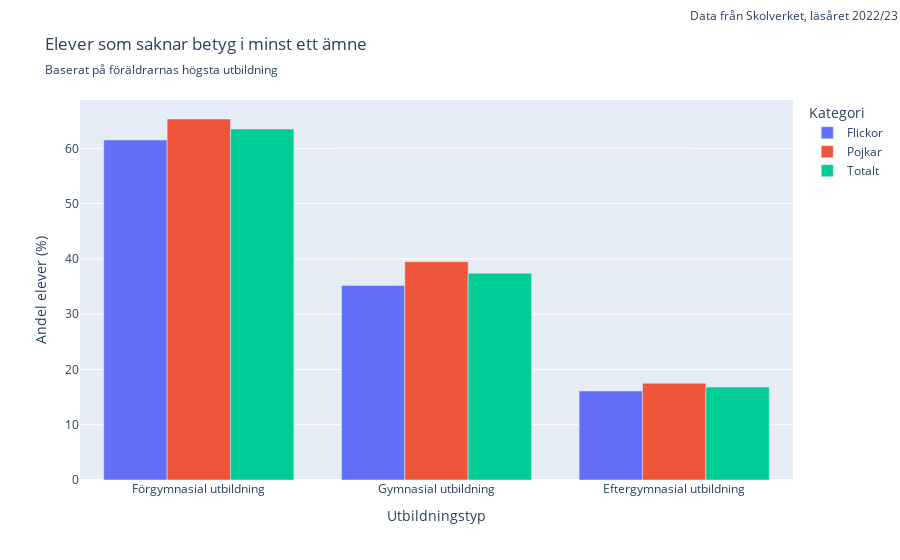

This figure's notebook cell:
### Code cell
# Fig object to use with plotly express to create a bar chart
fig_parents_missing_grade = px.bar(
    df_parents_missing_grade,
    barmode='group',
    x='Utbildningstyp',
    y=['Flickor', 'Pojkar', 'Totalt'],
    title='Elever som saknar betyg i minst ett ämne',
    subtitle='Baserat på föräldrarnas högsta utbildning',
    labels={'value': 'Andel elever (%)', 'variable': 'Kategori'}
)

# Annotation in the top right corner to state source of the data
fig_parents_missing_grade.add_annotation(
    text="Data från Skolverket, läsåret 2022/23",
    xref="paper", # Reference to the x-axis range
    yref="paper", # Reference to the y-axis range
    x=1.15,
    y=1.25,
    showarrow=False # No arrow
)

fig_parents_missing_grade.show()

### Figure 1 — Plotly figure (JSON) as saved in the notebook; plotly's stock layout.template omitted (floating-point values rounded to 4 significant figures)
{"data": [{"alignmentgroup": "True", "hovertemplate": "Kategori=Flickor<br>Utbildningstyp=%{x}<br>Andel elever (%)=%{y}<extra></extra>", "legendgroup": "Flickor", "marker": {"color": "#636efa", "pattern": {"shape": ""}}, "name": "Flickor", "offsetgroup": "Flickor", "orientation": "v", "showlegend": true, "textposition": "auto", "type": "bar", "x": ["Förgymnasial utbildning", "Gymnasial utbildning", "Eftergymnasial utbildning"], "xaxis": "x", "y": [61.5, 35.2, 16.1], "yaxis": "y"}, {"alignmentgroup": "True", "hovertemplate": "Kategori=Pojkar<br>Utbildningstyp=%{x}<br>Andel elever (%)=%{y}<extra></extra>", "legendgroup": "Pojkar", "marker": {"color": "#EF553B", "pattern": {"shape": ""}}, "name": "Pojkar", "offsetgroup": "Pojkar", "orientation": "v", "showlegend": true, "textposition": "auto", "type": "bar", "x": ["Förgymnasial utbildning", "Gymnasial utbildning", "Eftergymnasial utbildning"], "xaxis": "x", "y": [65.3, 39.5, 17.5], "yaxis": "y"}, {"alignmentgroup": "True", "hovertemplate": "Kategori=Totalt<br>Utbildningstyp=%{x}<br>Andel elever (%)=%{y}<extra></extra>", "legendgroup": "Totalt", "marker": {"color": "#00cc96", "pattern": {"shape": ""}}, "name": "Totalt", "offsetgroup": "Totalt", "orientation": "v", "showlegend": true, "textposition": "auto", "type": "bar", "x": ["Förgymnasial utbildning", "Gymnasial utbildning", "Eftergymnasial utbildning"], "xaxis": "x", "y": [63.5, 37.4, 16.8], "yaxis": "y"}], "layout": {"annotations": [{"showarrow": false, "text": "Data från Skolverket, läsåret 2022/23", "x": 1.15, "xref": "paper", "y": 1.25, "yref": "paper"}], "barmode": "group", "legend": {"title": {"text": "Kategori"}, "tracegroupgap": 0}, "title": {"subtitle": {"text": "Baserat på föräldrarnas högsta utbildning"}, "text": "Elever som saknar betyg i minst ett ämne"}, "xaxis": {"anchor": "y", "domain": [0, 1], "title": {"text": "Utbildningstyp"}}, "yaxis": {"anchor": "x", "domain": [0, 1], "title": {"text": "Andel elever (%)"}}}}
